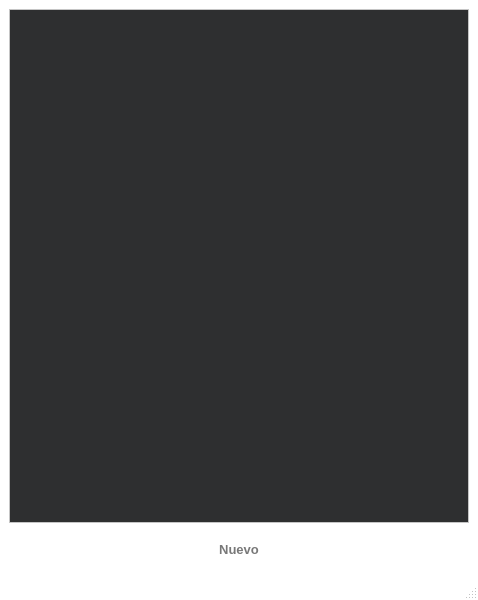
<?xml version="1.0" encoding="UTF-8"?>
<ui version="4.0">
 <class>Screen_Table_Tipos</class>
 <widget class="QMainWindow" name="Screen_Table_Tipos">
  <property name="geometry">
   <rect>
    <x>0</x>
    <y>0</y>
    <width>478</width>
    <height>600</height>
   </rect>
  </property>
  <property name="palette">
   <palette>
    <active>
     <colorrole role="Base">
      <brush brushstyle="SolidPattern">
       <color alpha="255">
        <red>46</red>
        <green>47</green>
        <blue>48</blue>
       </color>
      </brush>
     </colorrole>
     <colorrole role="Window">
      <brush brushstyle="SolidPattern">
       <color alpha="255">
        <red>255</red>
        <green>255</green>
        <blue>255</blue>
       </color>
      </brush>
     </colorrole>
    </active>
    <inactive>
     <colorrole role="Base">
      <brush brushstyle="SolidPattern">
       <color alpha="255">
        <red>46</red>
        <green>47</green>
        <blue>48</blue>
       </color>
      </brush>
     </colorrole>
     <colorrole role="Window">
      <brush brushstyle="SolidPattern">
       <color alpha="255">
        <red>255</red>
        <green>255</green>
        <blue>255</blue>
       </color>
      </brush>
     </colorrole>
    </inactive>
    <disabled>
     <colorrole role="Base">
      <brush brushstyle="SolidPattern">
       <color alpha="255">
        <red>255</red>
        <green>255</green>
        <blue>255</blue>
       </color>
      </brush>
     </colorrole>
     <colorrole role="Window">
      <brush brushstyle="SolidPattern">
       <color alpha="255">
        <red>255</red>
        <green>255</green>
        <blue>255</blue>
       </color>
      </brush>
     </colorrole>
    </disabled>
   </palette>
  </property>
  <property name="windowTitle">
   <string>MainWindow</string>
  </property>
  <widget class="QWidget" name="centralwidget">
   <layout class="QVBoxLayout" name="verticalLayout">
    <item>
     <widget class="QTableView" name="tableView">
      <property name="styleSheet">
       <string notr="true">font: 10pt &quot;Segoe UI&quot;;</string>
      </property>
     </widget>
    </item>
    <item>
     <layout class="QHBoxLayout" name="horizontalLayout">
      <item>
       <spacer name="horizontalSpacer">
        <property name="orientation">
         <enum>Qt::Horizontal</enum>
        </property>
        <property name="sizeHint" stdset="0">
         <size>
          <width>40</width>
          <height>20</height>
         </size>
        </property>
       </spacer>
      </item>
      <item>
       <widget class="QPushButton" name="pb_nueva">
        <property name="minimumSize">
         <size>
          <width>130</width>
          <height>40</height>
         </size>
        </property>
        <property name="maximumSize">
         <size>
          <width>130</width>
          <height>40</height>
         </size>
        </property>
        <property name="font">
         <font>
          <family>Segoe UI</family>
          <pointsize>10</pointsize>
          <weight>75</weight>
          <bold>true</bold>
         </font>
        </property>
        <property name="styleSheet">
         <string notr="true">border-radius: 10px;
color:rgb(120, 120, 120);</string>
        </property>
        <property name="text">
         <string>Nuevo</string>
        </property>
        <property name="icon">
         <iconset resource="assets.qrc">
          <normaloff>:/icons/plus_blue.png</normaloff>:/icons/plus_blue.png</iconset>
        </property>
        <property name="iconSize">
         <size>
          <width>20</width>
          <height>20</height>
         </size>
        </property>
       </widget>
      </item>
      <item>
       <spacer name="horizontalSpacer_2">
        <property name="orientation">
         <enum>Qt::Horizontal</enum>
        </property>
        <property name="sizeHint" stdset="0">
         <size>
          <width>40</width>
          <height>20</height>
         </size>
        </property>
       </spacer>
      </item>
     </layout>
    </item>
   </layout>
  </widget>
  <widget class="QMenuBar" name="menubar">
   <property name="geometry">
    <rect>
     <x>0</x>
     <y>0</y>
     <width>478</width>
     <height>21</height>
    </rect>
   </property>
  </widget>
  <widget class="QStatusBar" name="statusbar"/>
 </widget>
 <resources>
  <include location="assets.qrc"/>
 </resources>
 <connections/>
</ui>
